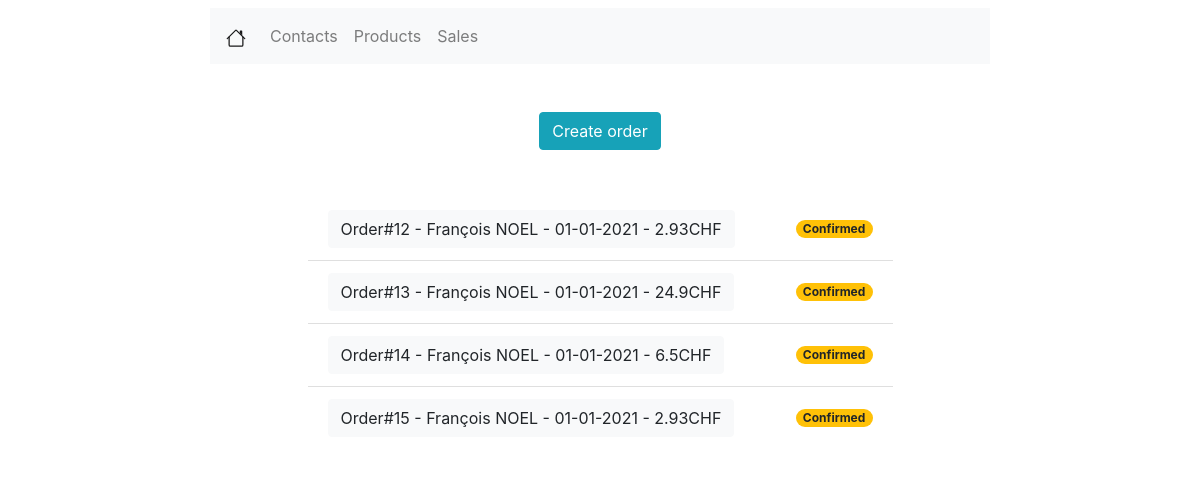
Before: /sales/ with the older database file.
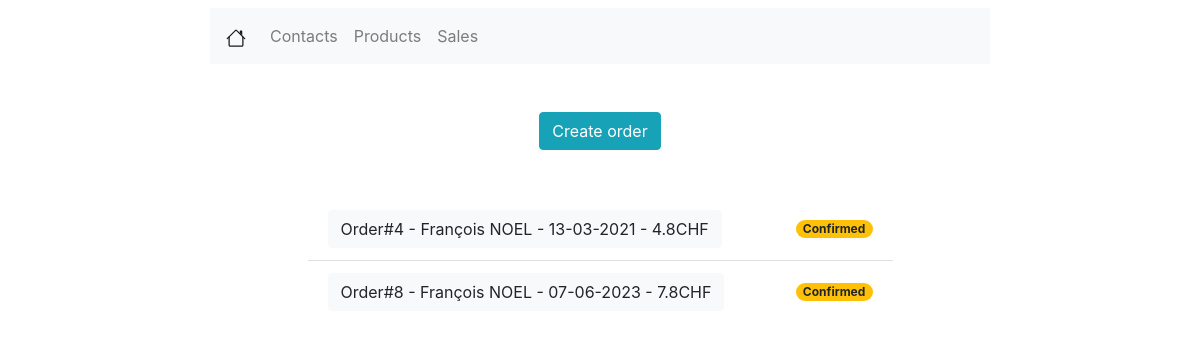
After: the same page with the newer database file.
### sale/models.py (models this page shows, shortened)
class SaleOrder(models.Model):
    ORDER_STATE = (
        ('DR', 'Draft'),
        ('PG', 'Pending'),
        ('CF', 'Confirmed'),
        ('CC', 'Canceled')
    )
    create_at = models.DateTimeField(auto_now_add=True)
    updated_at = models.DateTimeField(auto_now=True)
    name = models.CharField(max_length=100)
    partner_id = models.ForeignKey(Contact, on_delete=models.CASCADE, null=False, verbose_name='Customer')
    validity_date = models.DateField(verbose_name="Validity date", blank=True, null=True)
    order_state = models.CharField(verbose_name="Etat de la commande", max_length=10, choices=ORDER_STATE, default='DR')
    @property
    def state_color(self):
        if self.order_state == 'DR':
            return "badge-info"
        elif self.order_state == 'PG':
            return "badge-secondary"
        elif self.order_state == 'CF':
            return "badge-warning"
        elif self.order_state == 'CC':
            return "badge-danger"

### sale/views.py (the view)
# urls.py: path('', views.SaleOrderIndexView.as_view(), name='sales'),
class SaleOrderIndexView(generic.ListView):
    template_name = 'sale/sale_listview.html'
    context_object_name = 'sales_list'
    queryset = SaleOrder.objects.all()

### sale/templates/sale/sale_listview.html
{% extends 'viewlist/viewlist.html' %}
{% block viewlist %}
    <div class="row mx-auto mt-5 justify-content-center">
        <form class="form-inline">
            <a class="btn btn-info" href="{% url 'create_sale' %}" role="button">Create order</a>
        </form>
    </div>
    <div class="row mx-auto mt-5 justify-content-center">
        {% if sales_list %}
            <ul class="list-group list-group-flush w-50">
                {% for sale in sales_list %}
                    <li class="list-group-item d-flex justify-content-between align-items-center">
                        <a class="btn btn-light" href="{% url 'sale_detail' sale.id %}"
                           role="button">{{ sale.name }}</a>
                        <span class="badge {{ sale.state_color }} badge-pill">{{ sale.get_order_state_display }}</span>
                    </li>
                {% endfor %}
            </ul>
        {% else %}
            <p>There are no order yet</p>
        {% endif %}
    </div>
{% endblock %}

Changed rows visible on the page:
removed SaleOrder: name "Order#12 - François NOEL - 01-01-2021 - 2.93CHF", order_state "Confirmed"
removed SaleOrder: name "Order#13 - François NOEL - 01-01-2021 - 24.9CHF", order_state "Confirmed"
removed SaleOrder: name "Order#14 - François NOEL - 01-01-2021 - 6.5CHF", order_state "Confirmed"
removed SaleOrder: name "Order#15 - François NOEL - 01-01-2021 - 2.93CHF", order_state "Confirmed"
added SaleOrder: name "Order#4 - François NOEL - 13-03-2021 - 4.8CHF", order_state "Confirmed"
added SaleOrder: name "Order#8 - François NOEL - 07-06-2023 - 7.8CHF", order_state "Confirmed"
